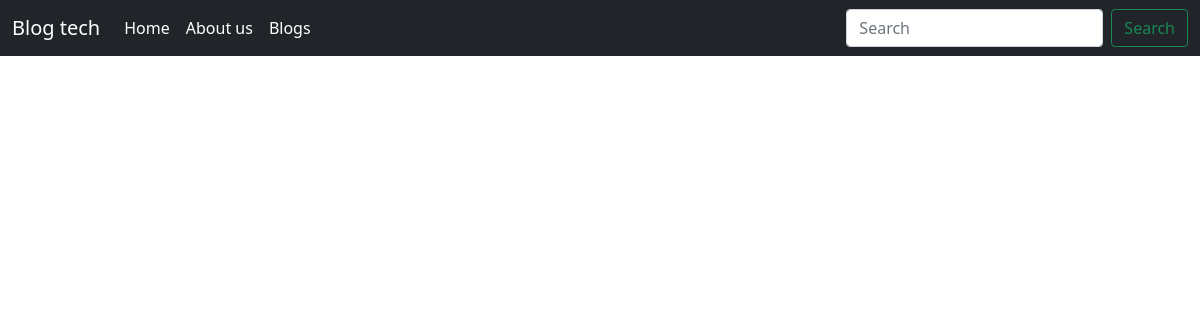
Page /blog/ on the earlier database version.
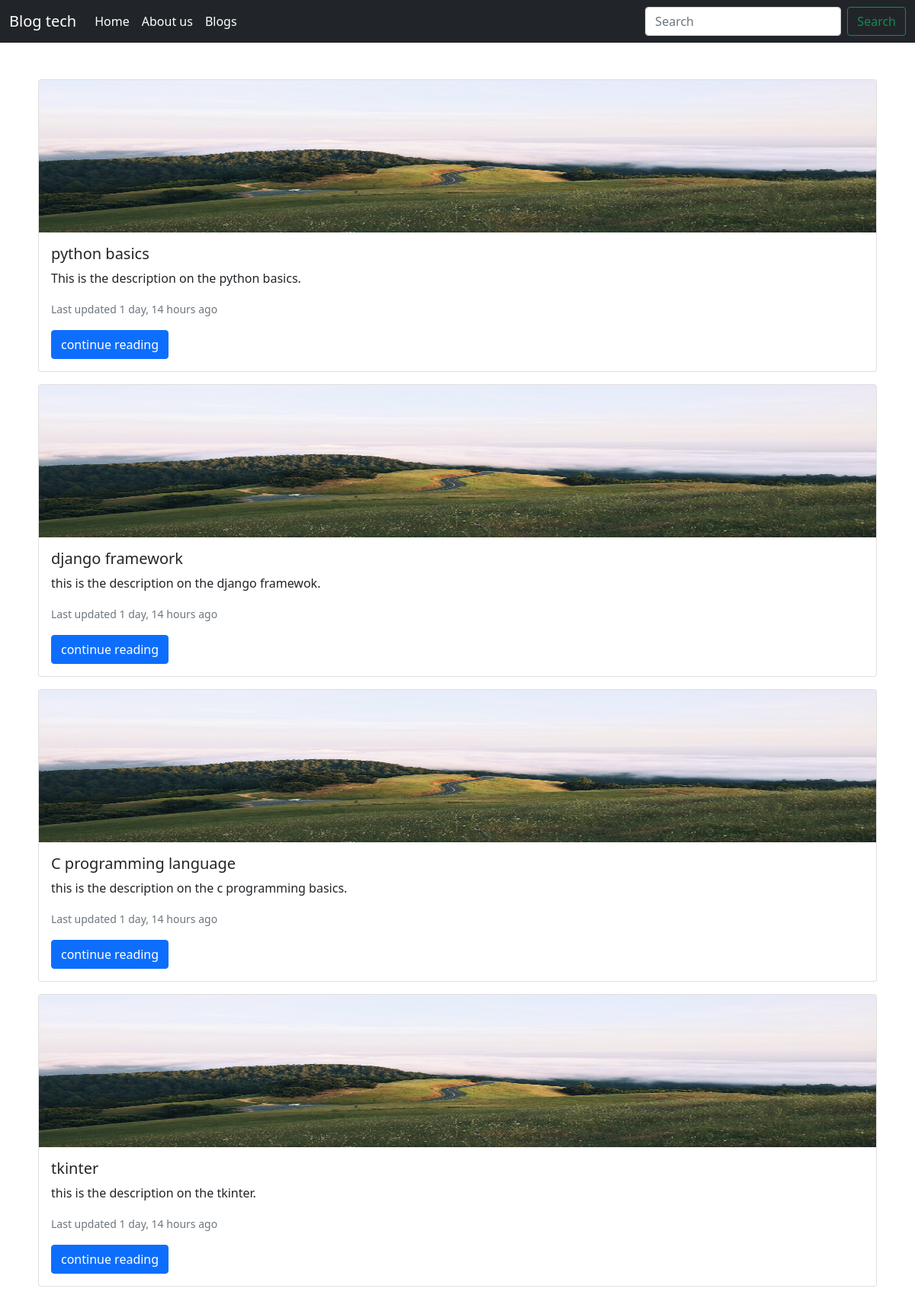
Same page on the later database version.
### blog_tech/models.py (models this page shows, shortened)
class post(models.Model):
    title = models.CharField(max_length=50)
    tag = models.CharField(max_length=50)
    status = models.CharField(max_length=50)
    desc = models.TextField()
    content = models.TextField()
    pub_date = models.DateField()

### blog_tech/views.py (the view)
# urls.py: 2. Add a URL to urlpatterns:  path('blog/', include('blog.urls'))
def blog(request):
    req_post = post.objects.filter(status='main')
    return render(request, 'blog.html', {'content':req_post})

### templates/blog.html (shortened to what this page needs)
{% extends 'basic.html' %}
{% block body %}
<div class="container my-5">
    {% load static %}
    {% for i in content %}
    <div class="card mb-3 my-2 mx-2">
        <img src="{% static 'test_img2.jpg' %}" class="card-img-top" alt="..." height="200px">
        <div class="card-body">
            <h5 class="card-title">{{ i.title }}</h5>
            <p class="card-text">{{ i.desc }}</p>
                <p class="card-text"><small class="text-muted">Last updated {{ i.pub_date|timesince }} ago</small></p>
                <a class="btn btn-primary" href="/postview/{{i.id}}" role="button">continue reading</a>
        </div>
    </div>
    {% endfor %}
</div>
{% endblock %}

### templates/basic.html (shortened to what this page needs)
<!doctype html>
<html lang="en">
<head>
    <link href="https://cdn.jsdelivr.net/npm/bootstrap@5.0.2/dist/css/bootstrap.min.css" rel="stylesheet"
>
</head>
<body>
    <nav class="navbar navbar-expand-lg navbar-dark bg-dark">
        <div class="container-fluid">
            <a class="navbar-brand" href="/">Blog tech</a>
            <div class="collapse navbar-collapse" id="navbarSupportedContent">
                <ul class="navbar-nav me-auto mb-2 mb-lg-0">
                    <li class="nav-item">
                        <a class="nav-link active" aria-current="page" href="/">Home</a>
                    </li>
                    <li class="nav-item">
                        <a class="nav-link active" href="/about">About us</a>
                    </li>
                    <li class="nav-item">
                        <a class="nav-link active" href="/blog">Blogs</a>
                    </li>
                </ul>
                <form class="d-flex" method="GET" action="/search">
                    <input class="form-control me-2" type="search" placeholder="Search" aria-label="Search" name="search">
                    <button class="btn btn-outline-success" type="submit">Search</button>
                </form>
            </div>
        </div>
    </nav>
    {% block body %}{% endblock %}
</body>
</html>

Differences in the rows shown:
added post: title "python basics", desc "This is the description on the python basics.", pub_date "1 day, 14 hours"
added post: title "django framework", desc "this is the description on the django framewok.", pub_date "1 day, 14 hours"
added post: title "C programming language", desc "this is the description on the c programming basics.", pub_date "1 day, 14 hours"
added post: title "tkinter", desc "this is the description on the tkinter.", pub_date "1 day, 14 hours"
